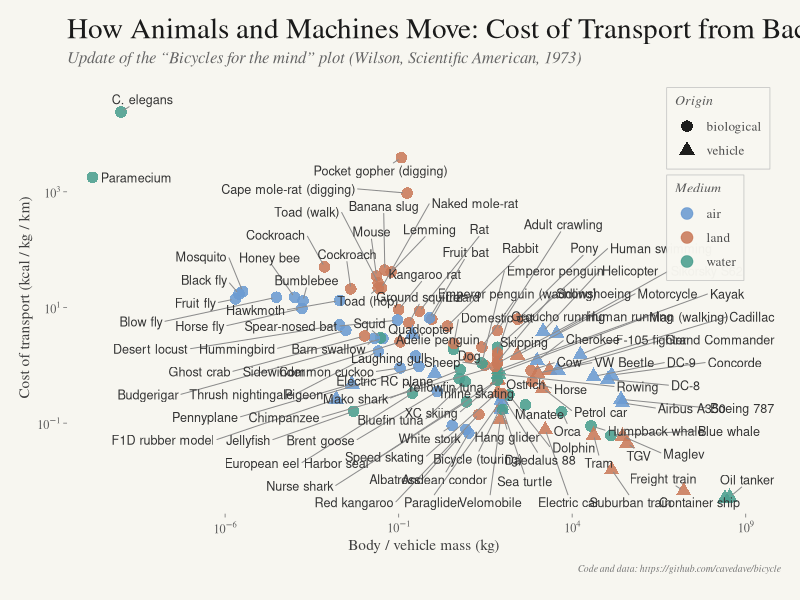
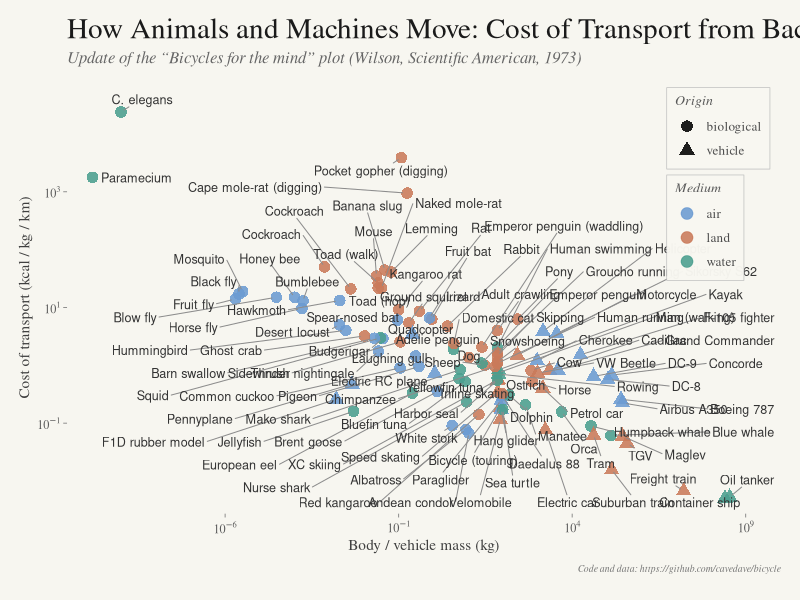
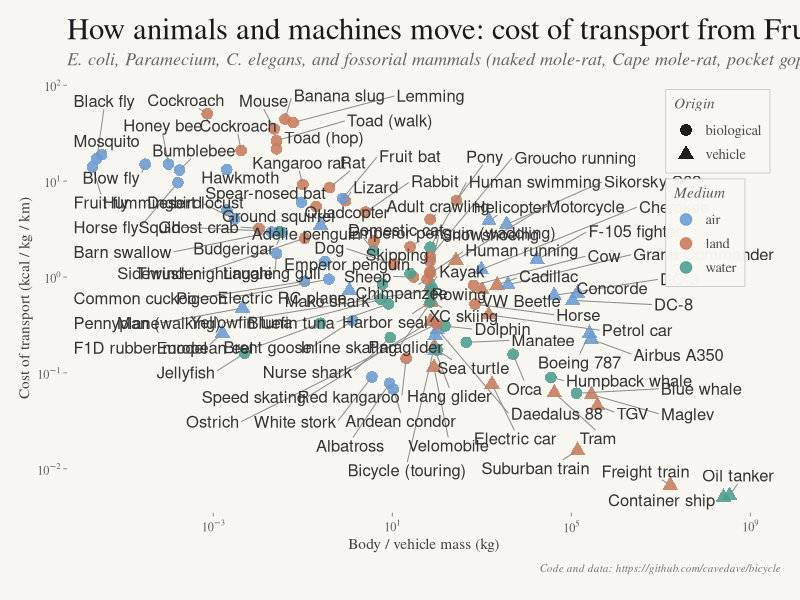
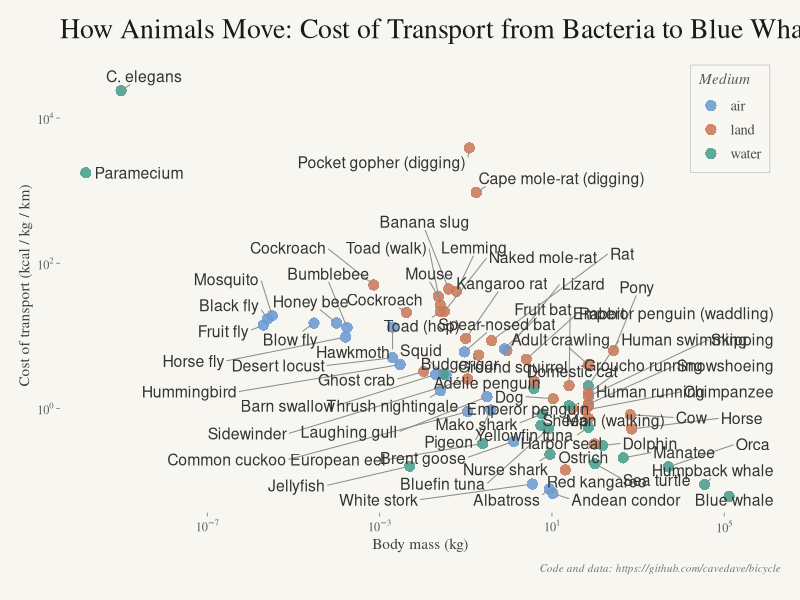
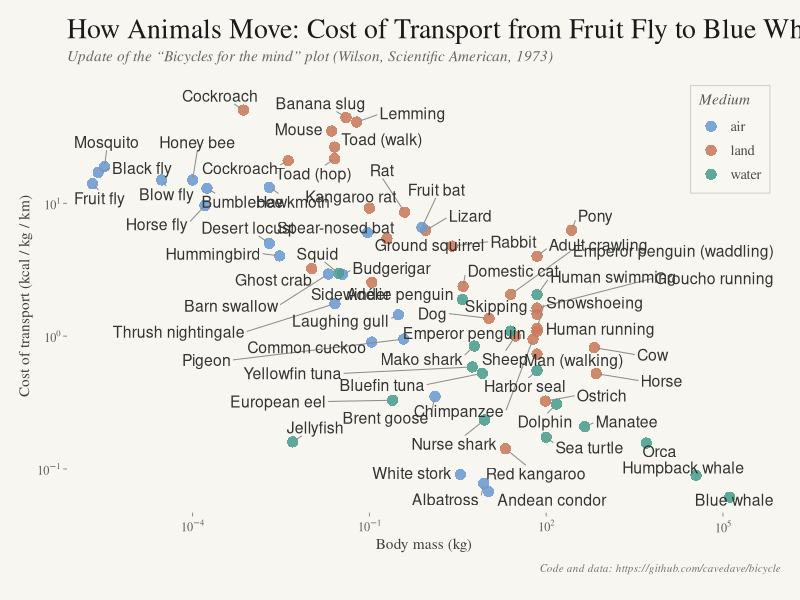
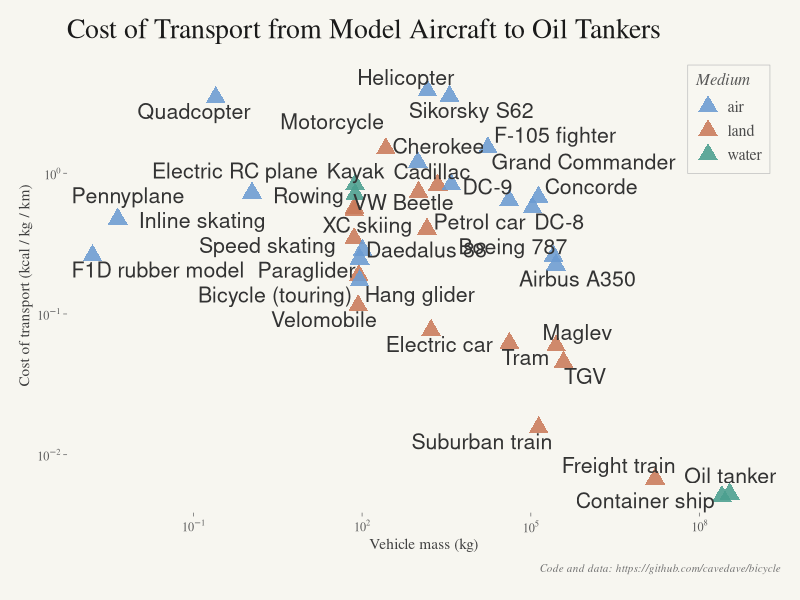

Source code (R) for these figures, in order:
library(ggplot2)
library(ggrepel)
library(ggthemes)

df <- read.csv("tucker_1970_table1_cost_of_transport.csv", stringsAsFactors = FALSE)

# Clean: drop rows missing key values
df <- df[!is.na(df$weight_kg) & !is.na(df$cost_of_transport_kcal_per_kg_km), ]
df <- df[df$weight_kg > 0 & df$cost_of_transport_kcal_per_kg_km > 0, ]

# ── Keep only exemplar rows for a clean one-point-per-entry plot ─────────────
df <- df[df$exemplar == 1, ]

# ── Derive medium (air / water / land) ───────────────────────────────────────
vehicle_medium <- c(
  "Cherokee airplane"              = "air",
  "Grand Commander airplane"       = "air",
  "DC 8 jet transport"             = "air",
  "DC 9-10 jet transport"          = "air",
  "F105F jet fighter"              = "air",
  "Sikorsky S62 helicopter"        = "air",
  "Boeing 787-9 Dreamliner"        = "air",
  "Airbus A350-900"                = "air",
  "Paraglider (EN-C class)"        = "air",
  "Hang glider (rigid wing)"       = "air",
  "Daedalus 88 (human-powered)"    = "air",
  "VLCC crude oil tanker"          = "water",
  "Container ship (Triple-E class)"= "water",
  "Rowing (single scull)"          = "water",
  "Kayak (K1)"                     = "water",
  "Cadillac automobile"            = "land",
  "Volkswagen automobile"          = "land",
  "Petrol car (family sedan)"      = "land",
  "Electric car (BEV)"             = "land",
  "Motorcycle"                     = "land",
  "Human on bicycle (touring)"     = "land",
  "Human on bicycle (racing)"      = "land",
  "Velomobile"                     = "land",
  "Cross-country skiing (skating)" = "land",
  "Cross-country skiing (classical)"= "land",
  "Inline skating"                 = "land",
  "Ice speed skating"              = "land",
  "Diesel freight train (heavy haul)" = "land",
  "Suburban electric train (S-Bahn)"  = "land",
  "TGV Réseau (high-speed train)"     = "land",
  "Transrapid TR08 maglev"            = "land",
  "Urban tram (electric)"             = "land"
)

flyer_vehicles <- c(
  "Concorde", "Helicopter",
  "F1D indoor rubber free-flight", "Pennyplane (indoor rubber)",
  "Quadcopter drone (consumer)", "Electric RC model airplane"
)

df$medium <- with(df, ifelse(
  category == "flyer",   "air",
  ifelse(category == "swimmer", "water",
  ifelse(category == "walker_runner", "land",
  vehicle_medium[name]
))))

df$origin <- with(df, ifelse(
  category == "vehicle" | name %in% flyer_vehicles,
  "vehicle",
  "biological"
))

df$label <- df$display_name

# Omitted from redacted views that start at fruit-fly scale (full + animal panels)
redact_microbe_mole_names <- c(
  "E. coli (swimming)",
  "Paramecium caudatum",
  "C. elegans (swimming)",
  "Naked mole-rat (walking)",
  "Cape mole-rat (burrowing)",
  "Pocket gopher (burrowing)"
)

# Tufte-style paper (warm off-white); also set ggsave(bg=…) so PNG is not transparent
paper <- "#F7F6F0"

# PNG size for sharing (e.g. Reddit): 200 dpi × 16×11 in → 3200×2200 px — text stays
# sharp after the site re-encodes; under typical image size limits.
out_w_in <- 16
out_h_in <- 11
out_dpi  <- 200
plots_dir <- "plots"
dir.create(plots_dir, recursive = TRUE, showWarnings = FALSE)

# Quieter, slightly desaturated palette (Tufte: ink should not shout)
medium_colours <- c(
  "air"   = "#6B9BD1",
  "water" = "#4A9E8E",
  "land"  = "#C97A5A"
)

origin_shapes <- c(
  "biological" = 16,
  "vehicle"    = 17
)

# Shared Tufte theme (tweak legend block per-plot)
tufte_base <- function(legend_pos = c(0.985, 0.985), legend_just = c(1, 1)) {
  theme_tufte(base_size = 11, base_family = "serif", ticks = TRUE) +
    theme(
      plot.background  = element_rect(fill = paper, colour = NA),
      panel.background = element_rect(fill = paper, colour = NA),
      plot.caption     = element_text(
                          hjust = 1, size = 8, colour = "grey45",
                          face = "italic", margin = margin(t = 8)
                        ),
      plot.margin      = margin(14, 14, 18, 14),
      panel.grid       = element_blank(),
      axis.title       = element_text(colour = "grey25"),
      axis.text        = element_text(colour = "grey35"),
      axis.ticks       = element_line(colour = "grey50", linewidth = 0.3),
      legend.position      = legend_pos,
      legend.justification = legend_just,
      legend.background    = element_rect(
                               fill   = scales::alpha(paper, 0.97),
                               colour = "grey75", linewidth = 0.25
                             ),
      legend.key           = element_blank(),
      legend.title         = element_text(size = 9, face = "italic", colour = "grey35"),
      legend.text          = element_text(size = 9, colour = "grey30"),
      legend.margin        = margin(5, 6, 5, 6),
      legend.spacing.y     = unit(0.15, "cm")
    )
}

# ═══════════════════════════════════════════════════════════════════════════
# Full plot — animals + vehicles + human-powered machines
# ═══════════════════════════════════════════════════════════════════════════
# full_redact uses full_panel_*; unredacted full uses repel/title text one step smaller (denser plot)
full_panel_pt_size  <- 3.6
full_panel_lbl_size <- 4.2
full_unredact_lbl_size <- full_panel_lbl_size - 1

p_full <- ggplot(df, aes(x = weight_kg, y = cost_of_transport_kcal_per_kg_km,
                         colour = medium, shape = origin)) +
  geom_point(size = full_panel_pt_size, alpha = 0.88) +
  geom_text_repel(
    aes(label = label),
    size               = full_unredact_lbl_size,
    colour             = "grey20",
    segment.color      = "grey55",
    segment.size       = 0.35,
    min.segment.length = 0.15,
    box.padding        = 0.32,
    point.padding      = 0.26,
    max.overlaps       = Inf,
    show.legend        = FALSE,
    seed               = 42
  ) +
  scale_x_log10(
    name     = "Body / vehicle mass (kg)",
    labels   = scales::label_log(base = 10),
    expand   = expansion(mult = c(0.04, 0.08))
  ) +
  scale_y_log10(
    name     = "Cost of transport (kcal / kg / km)",
    labels   = scales::label_log(base = 10),
    expand   = expansion(mult = c(0.04, 0.08))
  ) +
  scale_colour_manual(values = medium_colours, name = "Medium") +
  scale_shape_manual(values = origin_shapes, name = "Origin") +
  labs(
    title    = "How Animals and Machines Move: Cost of Transport from Bacteria to Oil Tankers",
    subtitle = "Update of the \u201cBicycles for the mind\u201d plot (Wilson, Scientific American, 1973)",
    caption  = "Code and data: https://github.com/cavedave/bicycle"
  ) +
  tufte_base() +
  theme(
    plot.title    = element_text(
                     size = 21, face = "plain", colour = "grey10",
                     margin = margin(b = 5)
                   ),
    plot.subtitle = element_text(
                     size = 12, colour = "grey40", face = "italic",
                     lineheight = 1.2, margin = margin(b = 10)
                   ),
    plot.caption  = element_text(
                     hjust = 1, size = 7, colour = "grey45",
                     face = "italic", margin = margin(t = 8)
                   ),
    legend.title  = element_text(size = 10, face = "italic", colour = "grey35"),
    legend.text   = element_text(size = 9.5, colour = "grey30")
  )

ggsave(file.path(plots_dir, "Full_efficiency.png"), p_full,
       width = out_w_in, height = out_h_in, dpi = out_dpi, bg = paper)
ggsave(file.path(plots_dir, "plot_quick.png"), p_full,
       width = out_w_in, height = out_h_in, dpi = out_dpi, bg = paper)

# ── Full plot, redacted: animals + vehicles, fruit-fly scale and up ─────────
df_full_redact <- df[!df$name %in% redact_microbe_mole_names, ]

p_full_redact <- ggplot(df_full_redact, aes(x = weight_kg, y = cost_of_transport_kcal_per_kg_km,
                                             colour = medium, shape = origin)) +
  geom_point(size = full_panel_pt_size, alpha = 0.88) +
  geom_text_repel(
    aes(label = label),
    size               = full_panel_lbl_size,
    colour             = "grey20",
    segment.color      = "grey55",
    segment.size       = 0.35,
    min.segment.length = 0.15,
    box.padding        = 0.32,
    point.padding      = 0.26,
    max.overlaps       = Inf,
    show.legend        = FALSE,
    seed               = 45
  ) +
  scale_x_log10(
    name     = "Body / vehicle mass (kg)",
    labels   = scales::label_log(base = 10),
    expand   = expansion(mult = c(0.04, 0.08))
  ) +
  scale_y_log10(
    name     = "Cost of transport (kcal / kg / km)",
    labels   = scales::label_log(base = 10),
    expand   = expansion(mult = c(0.04, 0.08))
  ) +
  scale_colour_manual(values = medium_colours, name = "Medium") +
  scale_shape_manual(values = origin_shapes, name = "Origin") +
  labs(
    title    = "How animals and machines move: cost of transport from Fruit fly to Oil Tankers",
    subtitle = "E. coli, Paramecium, C. elegans, and fossorial mammals (naked mole-rat, Cape mole-rat, pocket gopher) omitted.",
    caption  = "Code and data: https://github.com/cavedave/bicycle"
  ) +
  tufte_base() +
  theme(
    plot.title    = element_text(
                     size = 22, face = "plain", colour = "grey10",
                     margin = margin(b = 5)
                   ),
    plot.subtitle = element_text(
                     size = 13, colour = "grey40", face = "italic",
                     lineheight = 1.2, margin = margin(b = 10)
                   ),
    legend.title  = element_text(size = 11, face = "italic", colour = "grey35"),
    legend.text   = element_text(size = 10.5, colour = "grey30")
  )

ggsave(file.path(plots_dir, "full_redact.png"), p_full_redact,
       width = out_w_in, height = out_h_in, dpi = out_dpi, bg = paper)

# ═══════════════════════════════════════════════════════════════════════════
# Animal-only — no vehicles or human-powered machines (bicycles, ships, etc.)
# ═══════════════════════════════════════════════════════════════════════════
# Slightly larger points + labels than the combined plot (fewer points, more room)
panel_pt_size  <- 3.5
panel_lbl_size <- 4.0

df_bio <- df[df$origin == "biological", ]

p_animal <- ggplot(df_bio, aes(x = weight_kg, y = cost_of_transport_kcal_per_kg_km,
                               colour = medium)) +
  geom_point(size = panel_pt_size, alpha = 0.88, shape = 16) +
  geom_text_repel(
    aes(label = label),
    size               = panel_lbl_size,
    colour             = "grey20",
    segment.color      = "grey55",
    segment.size       = 0.35,
    min.segment.length = 0.15,
    box.padding        = 0.35,
    point.padding      = 0.28,
    max.overlaps       = Inf,
    show.legend        = FALSE,
    seed               = 42
  ) +
  scale_x_log10(
    name     = "Body mass (kg)",
    labels   = scales::label_log(base = 10),
    expand   = expansion(mult = c(0.04, 0.08))
  ) +
  scale_y_log10(
    name     = "Cost of transport (kcal / kg / km)",
    labels   = scales::label_log(base = 10),
    expand   = expansion(mult = c(0.04, 0.08))
  ) +
  scale_colour_manual(values = medium_colours, name = "Medium") +
  labs(
    title   = "How Animals Move: Cost of Transport from Bacteria to Blue Whales",
    caption = "Code and data: https://github.com/cavedave/bicycle"
  ) +
  tufte_base() +
  theme(
    plot.title    = element_text(
                     size = 20, face = "plain", colour = "grey10",
                     margin = margin(b = 10)
                   ),
    legend.title  = element_text(size = 11, face = "italic", colour = "grey35"),
    legend.text   = element_text(size = 10.5, colour = "grey30")
  )

ggsave(file.path(plots_dir, "animal_efficiency.png"), p_animal,
       width = out_w_in, height = out_h_in, dpi = out_dpi, bg = paper)

# ── Animal panel, redacted: same omissions as full_redact (biology only) ────
df_bio_redact <- df_bio[!df_bio$name %in% redact_microbe_mole_names, ]

p_animal_redact <- ggplot(df_bio_redact, aes(x = weight_kg, y = cost_of_transport_kcal_per_kg_km,
                                              colour = medium)) +
  geom_point(size = panel_pt_size, alpha = 0.88, shape = 16) +
  geom_text_repel(
    aes(label = label),
    size               = panel_lbl_size,
    colour             = "grey20",
    segment.color      = "grey55",
    segment.size       = 0.35,
    min.segment.length = 0.15,
    box.padding        = 0.35,
    point.padding      = 0.28,
    max.overlaps       = Inf,
    show.legend        = FALSE,
    seed               = 44
  ) +
  scale_x_log10(
    name     = "Body mass (kg)",
    labels   = scales::label_log(base = 10),
    expand   = expansion(mult = c(0.04, 0.08))
  ) +
  scale_y_log10(
    name     = "Cost of transport (kcal / kg / km)",
    labels   = scales::label_log(base = 10),
    expand   = expansion(mult = c(0.04, 0.08))
  ) +
  scale_colour_manual(values = medium_colours, name = "Medium") +
  labs(
    title    = "How Animals Move: Cost of Transport from Fruit Fly to Blue Whale",
    subtitle = "Update of the \u201cBicycles for the mind\u201d plot (Wilson, Scientific American, 1973)",
    caption  = "Code and data: https://github.com/cavedave/bicycle"
  ) +
  tufte_base() +
  theme(
    plot.title    = element_text(
                     size = 20, face = "plain", colour = "grey10",
                     margin = margin(b = 5)
                   ),
    plot.subtitle = element_text(
                     size = 11, colour = "grey40", face = "italic",
                     lineheight = 1.2, margin = margin(b = 10)
                   ),
    legend.title  = element_text(size = 11, face = "italic", colour = "grey35"),
    legend.text   = element_text(size = 10.5, colour = "grey30")
  )

ggsave(file.path(plots_dir, "animal_redact.png"), p_animal_redact,
       width = out_w_in, height = out_h_in, dpi = out_dpi, bg = paper)

# ═══════════════════════════════════════════════════════════════════════════
# Vehicle-only — machines (land, sea, air); human-powered counted as vehicle
# ═══════════════════════════════════════════════════════════════════════════
# Fewer points than the animal panel → room for larger glyphs + labels
vehicle_pt_size  <- 4.8
vehicle_lbl_size <- 5.4

df_veh <- df[df$origin == "vehicle", ]

p_vehicle <- ggplot(df_veh, aes(x = weight_kg, y = cost_of_transport_kcal_per_kg_km,
                                colour = medium)) +
  geom_point(size = vehicle_pt_size, alpha = 0.88, shape = 17, stroke = 0.35) +
  geom_text_repel(
    aes(label = label),
    size               = vehicle_lbl_size,
    colour             = "grey20",
    # No leader lines — Tufte-style direct labelling; pull labels onto their points
    segment.size       = 0,
    segment.color      = NA,
    box.padding        = 0.22,
    point.padding      = 0.18,
    force                = 0.35,
    force_pull           = 1.8,
    max.overlaps       = Inf,
    show.legend        = FALSE,
    seed               = 43
  ) +
  scale_x_log10(
    name     = "Vehicle mass (kg)",
    labels   = scales::label_log(base = 10),
    expand   = expansion(mult = c(0.04, 0.08))
  ) +
  scale_y_log10(
    name     = "Cost of transport (kcal / kg / km)",
    labels   = scales::label_log(base = 10),
    expand   = expansion(mult = c(0.04, 0.08))
  ) +
  scale_colour_manual(values = medium_colours, name = "Medium") +
  labs(
    title   = "Cost of Transport from Model Aircraft to Oil Tankers",
    caption = "Code and data: https://github.com/cavedave/bicycle"
  ) +
  tufte_base() +
  theme(
    plot.title    = element_text(
                     size = 20, face = "plain", colour = "grey10",
                     margin = margin(b = 10)
                   ),
    legend.title  = element_text(size = 12, face = "italic", colour = "grey35"),
    legend.text   = element_text(size = 11.5, colour = "grey30")
  )

ggsave(file.path(plots_dir, "vehicle_efficiency.png"), p_vehicle,
       width = out_w_in, height = out_h_in, dpi = out_dpi, bg = paper)

cat("Saved PNGs under ", plots_dir, "/\n", sep = "")
